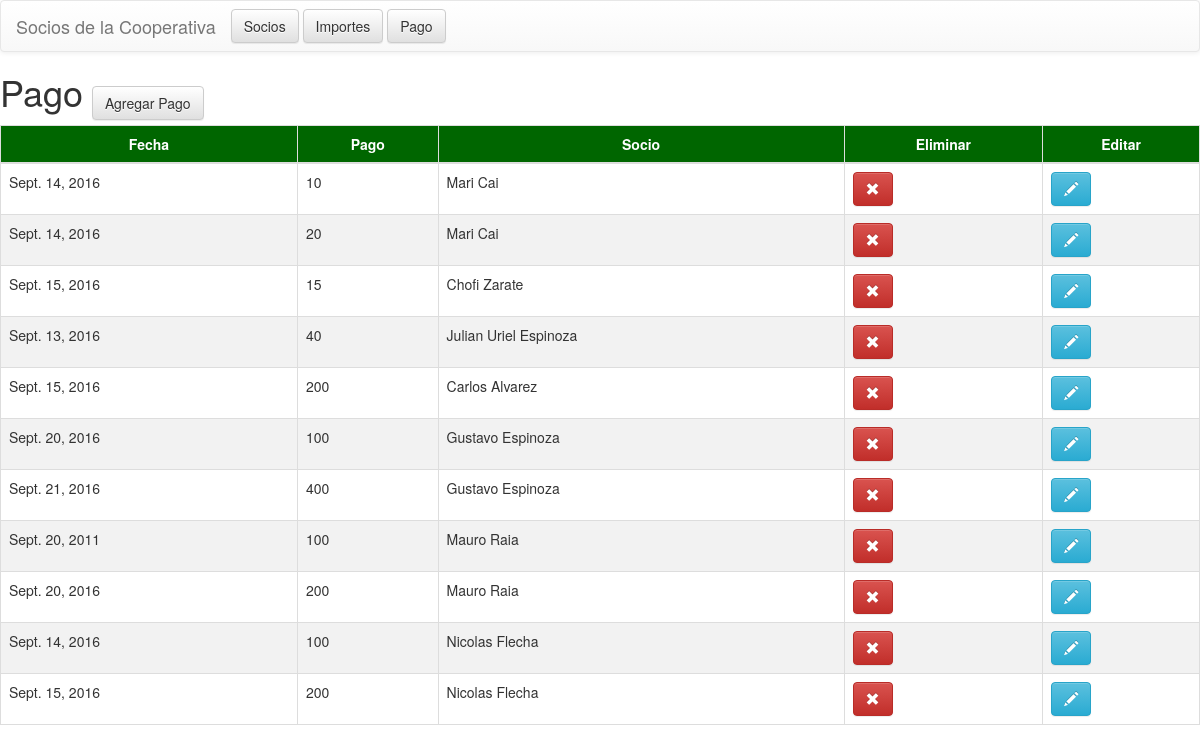
The app's page /pago with its own data.
### aplicacionSociosCooperativa/models.py (models this page shows, shortened)
class Pago(models.Model):
    soloNaturales = RegexValidator(r'^[0-9]*')
    socio = models.ForeignKey('Socio')
    fecha = models.DateField(blank=False,null=False)
    pago = models.IntegerField(blank=False,null=False, validators=[soloNaturales])

class Socio (models.Model):
    documento = models.IntegerField(blank=False, null=False)
    nombre = models.CharField(max_length=50, blank=False)
    apellido = models.CharField(max_length=50, blank=False)
    correo = models.CharField(max_length=50, blank=True)
    curso = models.CharField(max_length=10, blank=False)
    fechaInscripcion = models.DateField()
    completo = 1
    incompleto = 0
    estadoSocio = (
        (completo,"completo"),
        (incompleto,"incompleto")
        )
    socioCompleto = models.IntegerField(choices=estadoSocio,default=incompleto)
    usuarioCampus = models.CharField(max_length=50,blank=True)
    ninguna = 0
    informatica = 1
    electronica = 2
    opcionesEspecialidad = (
        (ninguna,"ninguna"),
        (informatica,"informatica"),
        (electronica,"electronica")
        )
    epecialidad=models.IntegerField(choices=opcionesEspecialidad,default=ninguna)
    fechaNacimiento = models.DateField()

### aplicacionSociosCooperativa/views.py (the view)
# urls.py: url(r'^pago', views.pago_list),
def pago_list(request):
    pagos = Pago.objects.all()
    return render(request, 'aplicacionSociosCooperativa/pago_list.html', {'pagos':pagos})

### aplicacionSociosCooperativa/templates/aplicacionSociosCooperativa/pago_list.html (shortened to what this page needs)
<!DOCTYPE html>
<head>
	<link rel="stylesheet" href="https://maxcdn.bootstrapcdn.com/bootstrap/3.3.6/css/bootstrap.min.css">
	<link rel="stylesheet" href="https://maxcdn.bootstrapcdn.com/bootstrap/3.3.6/css/bootstrap-theme.min.css">
</head>
<body>
	<nav class="navbar navbar-default">
		<div class="container-fluid">
			<div class="navbar-header">
				<a class="navbar-brand" href="#">
					Socios de la Cooperativa
				</a>
				<a href="{% url 'aplicacionSociosCooperativa.views.socio_list'%}"><button type="button" class="btn btn-default navbar-btn">Socios</button></a>
					<a href="{% url 'aplicacionSociosCooperativa.views.importe_list'%}"><button type="button" class="btn btn-default navbar-btn">Importes</button></a>
					<a href="{% url 'aplicacionSociosCooperativa.views.pago_list'%}"><button type="button" class="btn btn-default navbar-btn">Pago</button></a>
			</div>
		</div>
	</nav>
	<h1 style="display:inline">Pago</h1>
	<a href="{% url 'aplicacionSociosCooperativa.views.pagoNuevo' %}"><button type="button" class="btn btn-default" style="margin:5px">Agregar Pago</button></a>
	<table class="table table-bordered">
		<thead>
			<tr>
				<th>Fecha</th>
				<th>Pago</th>
				<th>Socio</th>
				<th>Eliminar</th>
				<th>Editar</th>
			</tr>
		</thead>
		<tbody>
			{% for pago in pagos%}
			<tr>
				<td>{{pago.fecha}}</td>
				<td>{{pago.pago}}</td>
				<td>{{pago.socio.nombre}} {{pago.socio.apellido}}</td>
				<td><a href="{% url 'pagoEliminar' pk=pago.pk %}"><button type="button" class="btn btn-danger"><span class="glyphicon glyphicon-remove"></span></button></a></td>
				<td><a href="{% url 'pagoEditar' pk=pago.pk %}"><button type="button" class="btn btn-info"><span class="glyphicon glyphicon-pencil"></span></button></a></td>
			</tr>
			{% endfor %}
		</tbody>
	</table>
</body>

### aplicacionSociosCooperativa/templates/aplicacionSociosCooperativa/pago_list.html (style rules this page uses)
th { background-color: #006600; color: white; text-align:center; }
tr:nth-child(even) { background-color: #f2f2f2 }

### records on screen
Pago: fecha "Sept. 14, 2016", pago "10", socio.nombre "Mari", socio.apellido "Cai"
Pago: fecha "Sept. 14, 2016", pago "20", socio.nombre "Mari", socio.apellido "Cai"
Pago: fecha "Sept. 15, 2016", pago "15", socio.nombre "Chofi", socio.apellido "Zarate"
Pago: fecha "Sept. 13, 2016", pago "40", socio.nombre "Julian Uriel", socio.apellido "Espinoza"
Pago: fecha "Sept. 15, 2016", pago "200", socio.nombre "Carlos", socio.apellido "Alvarez"
Pago: fecha "Sept. 20, 2016", pago "100", socio.nombre "Gustavo", socio.apellido "Espinoza"
Pago: fecha "Sept. 21, 2016", pago "400", socio.nombre "Gustavo", socio.apellido "Espinoza"
Pago: fecha "Sept. 20, 2011", pago "100", socio.nombre "Mauro", socio.apellido "Raia"
Pago: fecha "Sept. 20, 2016", pago "200", socio.nombre "Mauro", socio.apellido "Raia"
Pago: fecha "Sept. 14, 2016", pago "100", socio.nombre "Nicolas", socio.apellido "Flecha"
Pago: fecha "Sept. 15, 2016", pago "200", socio.nombre "Nicolas", socio.apellido "Flecha"
